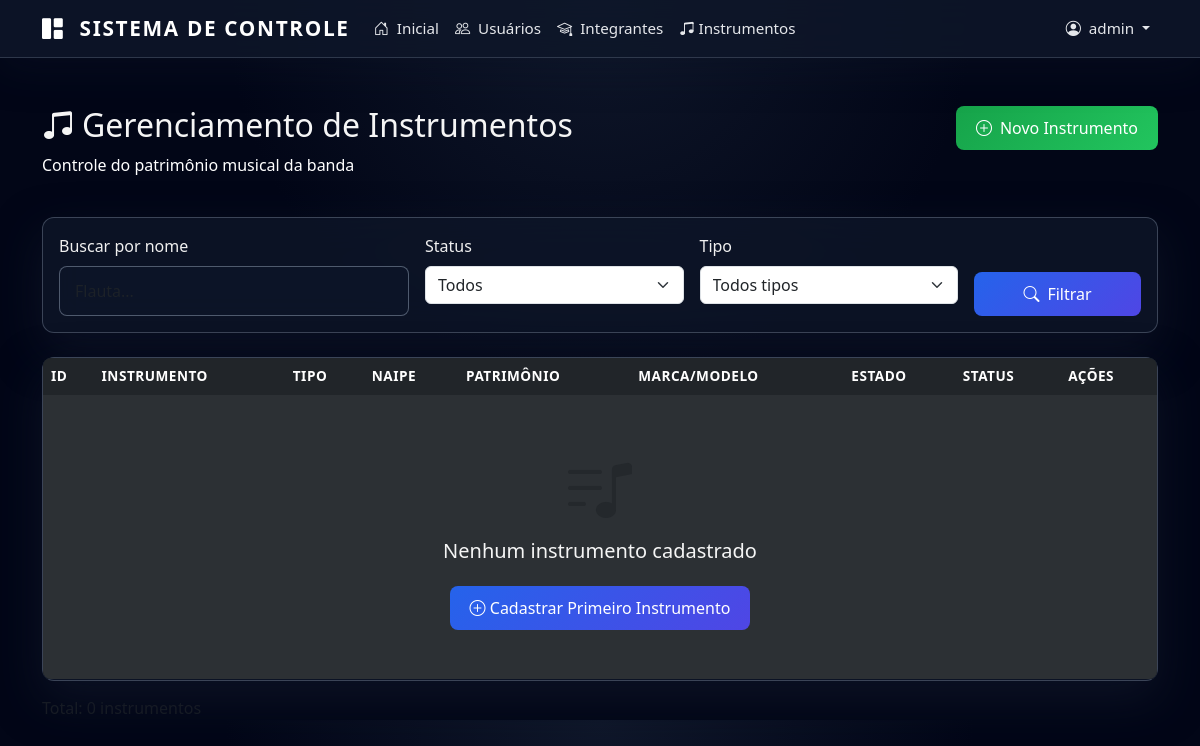
/admin/instrumentos (signed in), run on an earlier commit of the app's database.
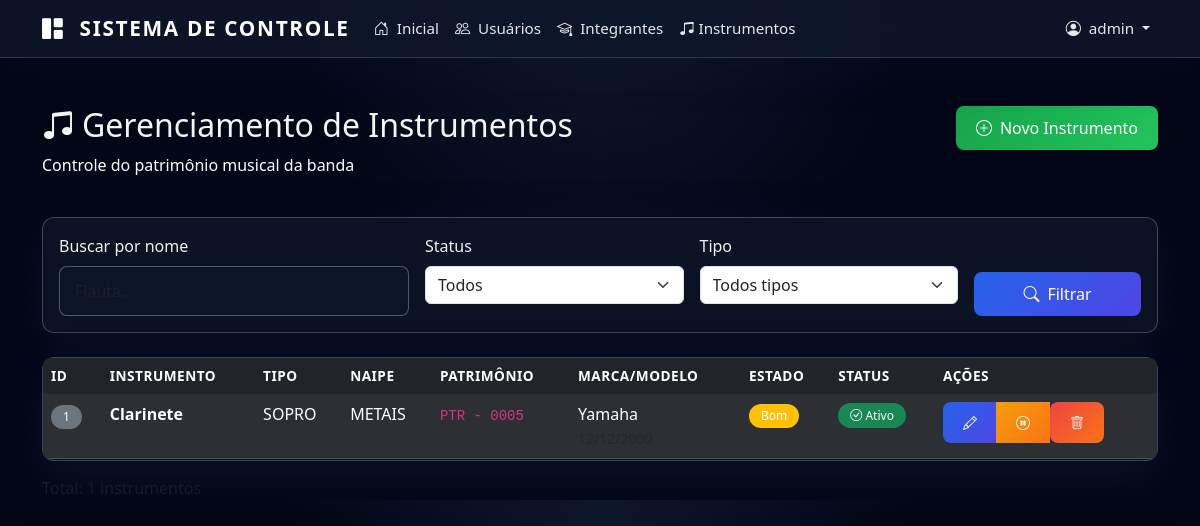
And on a later commit of the database.
### app/models.py (models this page shows, shortened)
class User(UserMixin, db.Model):
    id = db.Column(db.Integer, primary_key=True)
    username = db.Column(db.String(100), unique=True, nullable=False)
    password = db.Column(db.String(255), nullable=False)
    is_admin = db.Column(db.Boolean, default=False)
    is_active = db.Column(db.Boolean, default=True)
    must_change_password = db.Column(db.Boolean, default=True)
    login_attempts = db.Column(db.Integer, default=0)
    blocked_until = db.Column(db.DateTime, nullable=True)

class Instrumento(db.Model):
    id = db.Column(db.Integer, primary_key=True)
    nome = db.Column(db.String(100), nullable=False)
    tipo_id = db.Column(db.Integer, db.ForeignKey('tipo_instrumento.id'))
    naipe_id = db.Column(db.Integer, db.ForeignKey('naipe.id'))
    patrimonio = db.Column(db.String(50), unique=True)
    marca = db.Column(db.String(100))
    modelo = db.Column(db.String(100))
    estado = db.Column(db.String(50))  # Novo, Bom, Regular, Ruim
    data_aquisicao = db.Column(db.Date)
    observacoes = db.Column(db.Text)
    ativo = db.Column(db.Boolean, default=True)
    alunos = db.relationship('AlunoInstrumento', backref='instrumento', lazy=True, cascade='all, delete-orphan')

class TipoInstrumento(db.Model):
    id = db.Column(db.Integer, primary_key=True)
    nome = db.Column(db.String(50), nullable=False)
    instrumentos = db.relationship('Instrumento', backref='tipo', lazy=True)

class Naipe(db.Model):
    id = db.Column(db.Integer, primary_key=True)
    nome = db.Column(db.String(100), nullable=False)
    instrumentos = db.relationship('Instrumento', backref='naipe', lazy=True)

### app/routes.py (the view)
@main_bp.route("/admin/instrumentos")
@login_required
def listar_instrumentos():
    nome_busca = request.args.get('busca', '')
    ativo_filter = request.args.get('ativo', '')
    tipo_filter = request.args.get('tipo_id', '')
    query = Instrumento.query
    if nome_busca:
        query = query.filter(Instrumento.nome.ilike(f'%{nome_busca}%'))
    if ativo_filter == '1':
        query = query.filter(Instrumento.ativo == True)
    elif ativo_filter == '0':
        query = query.filter(Instrumento.ativo == False)
    if tipo_filter:
        query = query.filter(Instrumento.tipo_id == int(tipo_filter))
    instrumentos = query.order_by(Instrumento.nome).all()
    tipos_instrumento = TipoInstrumento.query.all()
    return render_template("admin_instrumentos.html",
                          instrumentos=instrumentos,
                          tipos_instrumento=tipos_instrumento,
                          busca=nome_busca,
                          ativo_filter=ativo_filter,
                          tipo_filter=tipo_filter)

### app/__init__.py (called while the page is built)
@login_manager.user_loader
def load_user(user_id):
    from .models import User
    return User.query.get(int(user_id))

### templates/admin_instrumentos.html (shortened to what this page needs)
{% extends "base.html" %}
{% block content %}
<div class="container mt-5 fade-in">
  <div class="row mb-4">
    <div class="col-md-8">
      <h2><i class="bi bi-music-note-beamed me-2"></i>Gerenciamento de Instrumentos</h2>
      <p class="text-white">Controle do patrimônio musical da banda</p>
    </div>
    <div class="col-md-4 text-md-end">
      {% if current_user.is_admin %}
      <a href="{{ url_for('main.criar_instrumento') }}" class="btn btn-success">
        <i class="bi bi-plus-circle me-2"></i>Novo Instrumento
      </a>
      {% endif %}
    </div>
  </div>
  <div class="card mb-4">
    <div class="card-body">
      <form method="GET" action="{{ url_for('main.listar_instrumentos') }}" class="row g-3">
        <div class="col-md-4">
          <label for="busca" class="form-label">Buscar por nome</label>
          <input type="text" name="busca" id="busca" class="form-control" value="{{ busca }}" placeholder="Flauta...">
        </div>
        <div class="col-md-3">
          <label for="ativo" class="form-label">Status</label>
          <select name="ativo" id="ativo" class="form-select">
            <option value="">Todos</option>
          </select>
        </div>
        <div class="col-md-3">
          <label for="tipo_id" class="form-label">Tipo</label>
          <select name="tipo_id" id="tipo_id" class="form-select">
            <option value="">Todos tipos</option>
          </select>
        </div>
        <div class="col-md-2 d-flex align-items-end">
          <button type="submit" class="btn btn-primary w-100">
            <i class="bi bi-search me-2"></i>Filtrar
          </button>
        </div>
      </form>
    </div>
  </div>
  <div class="card">
    <div class="card-body p-0">
      <div class="table-responsive">
        <table class="table table-dark table-striped table-hover mb-0">
          <thead class="table-dark">
            <tr>
              <th>ID</th>
              <th>Instrumento</th>
              <th>Tipo</th>
              <th>Naipe</th>
              <th>Patrimônio</th>
              <th>Marca/Modelo</th>
              <th>Estado</th>
              <th>Status</th>
              <th>Ações</th>
            </tr>
          </thead>
          <tbody>
            {% for inst in instrumentos %}
            <tr>
              <td><span class="badge bg-secondary">{{ inst.id }}</span></td>
              <td><strong>{{ inst.nome }}</strong></td>
              <td>{{ inst.tipo.nome if inst.tipo else '-' }}</td>
              <td>{{ inst.naipe.nome if inst.naipe else '-' }}</td>
              <td><code>{{ inst.patrimonio or '-' }}</code></td>
              <td>
                {{ inst.marca or '' }} {{ inst.modelo or '' }}<br>
                <small class="text-muted">
                </small>
              </td>
              <td>
                <span class="badge {{ 'bg-success' if inst.estado == 'Novo' else 'bg-warning' if inst.estado == 'Bom' else 'bg-info' if inst.estado == 'Regular' else 'bg-danger' }}">
                  {{ inst.estado or 'Não definido' }}
                </span>
              </td>
              <td>
                {% if inst.ativo %}
                  <span class="badge bg-success"><i class="bi bi-check-circle"></i> Ativo</span>
                {% else %}
                  <span class="badge bg-danger"><i class="bi bi-x-circle"></i> Inativo</span>
                {% endif %}
              </td>
              <td>
                <div class="btn-group">
                  <a href="{{ url_for('main.editar_instrumento', instrumento_id=inst.id) }}" class="btn btn-sm btn-primary">
                    <i class="bi bi-pencil"></i>
                  </a>
                  <a href="{{ url_for('main.toggle_instrumento', instrumento_id=inst.id) }}"
                     class="btn btn-sm {{ 'btn-warning' if inst.ativo else 'btn-success' }}">
                    <i class="bi {{ 'bi-pause-circle' if inst.ativo else 'bi-play-circle' }}"></i>
                  </a>
                  <form action="{{ url_for('main.excluir_instrumento', instrumento_id=inst.id) }}" method="POST" style="display:inline">
                    <button class="btn btn-sm btn-danger" onclick="return confirm('Excluir {{ inst.nome }}?')">
                      <i class="bi bi-trash"></i>
                    </button>
                  </form>
                </div>
              </td>
            </tr>
            {% else %}
            <tr>
              <td colspan="9" class="text-center py-5">
                <i class="bi bi-music-note-list text-muted" style="font-size: 4rem;"></i>
                <h5>Nenhum instrumento cadastrado</h5>
                <a href="{{ url_for('main.criar_instrumento') }}" class="btn btn-primary mt-3">
                  <i class="bi bi-plus-circle"></i> Cadastrar Primeiro Instrumento
                </a>
              </td>
            </tr>
            {% endfor %}
          </tbody>
        </table>
      </div>
    </div>
  </div>
  <div class="mt-3 text-muted">
    Total: {{ instrumentos|length }} instrumentos
  </div>
</div>
{% endblock %}

### templates/base.html (shortened to what this page needs)
<!DOCTYPE html>
<html lang="pt-br">
<head>
  <link href="https://cdn.jsdelivr.net/npm/bootstrap@5.3.8/dist/css/bootstrap.min.css" rel="stylesheet">
  <link rel="stylesheet" href="https://cdn.jsdelivr.net/npm/bootstrap-icons@1.11.3/font/bootstrap-icons.min.css">
  <link rel="stylesheet" href="{{ url_for('static', filename='css/style.css') }}">
</head>
<body>
  {% if current_user.is_authenticated %}
  <nav class="navbar navbar-expand-md navbar-dark">
    <div class="container">
      <a class="navbar-brand" href="{{ url_for('main.dashboard') }}">
        <i class="bi bi-grid-1x2-fill me-2"></i> Sistema de Controle
      </a>
      <div class="collapse navbar-collapse" id="navbarNav">
        <ul class="navbar-nav me-auto">
          <li class="nav-item">
            <a class="nav-link" href="{{ url_for('main.dashboard') }}">
              <i class="bi bi-house-door me-1"></i> Inicial
            </a>
          </li>
          {% if current_user.is_admin %}
          <li class="nav-item">
            <a class="nav-link" href="{{ url_for('main.listar_usuarios') }}">
              <i class="bi bi-people me-1"></i> Usuários
            </a>
          </li>
          {% endif %}
          <li class="nav-item">
            <a class="nav-link" href="{{ url_for('main.listar_alunos') }}">
              <i class="bi bi-mortarboard me-1"></i> Integrantes
            </a>
          </li>
          <li class="nav-item">
            <a class="nav-link" href="{{ url_for('main.listar_instrumentos') }}">
              <i class="bi bi-music-note-beamed"></i> Instrumentos
            </a>
          </li>
        </ul>
        <ul class="navbar-nav">
          <li class="nav-item dropdown">
            <a class="nav-link dropdown-toggle" href="#" role="button" data-bs-toggle="dropdown" aria-expanded="false">
              <i class="bi bi-person-circle me-1"></i> {{ current_user.username }}
            </a>
          </li>
        </ul>
      </div>
    </div>
  </nav>
  {% endif %}
  <main class="{% if not current_user.is_authenticated %}min-vh-100{% endif %}">
    {% block content %}{% endblock %}
  </main>
</body>
</html>

### static/css/style.css (style rules this page uses)
:root { --primary-color: #0f172a; --secondary-color: #1e293b; --accent-color: #2563eb; --highlight-color: #e94560; --text-light: #e5e7eb; --text-muted: #9ca3af; --surface-color: #ffffff; --surface-muted: rgba(15, 23, 42, 0.04); --success-color: #22c55e; --warning-color: #facc15; --danger-color: #ef4444; }
body { font-family: system-ui, -apple-system, BlinkMacSystemFont, 'Segoe UI', Tahoma, Geneva, Verdana, sans-serif; background: radial-gradient(circle at top, #0f172a 0, #020617 40%, #020617 100%); color: #e5e7eb; }
.navbar { background: rgba(15, 23, 42, 0.85) !important; backdrop-filter: blur(16px); -webkit-backdrop-filter: blur(16px); border-bottom: 1px solid rgba(148, 163, 184, 0.25); box-shadow: 0 10px 40px rgba(15, 23, 42, 0.35); }
.navbar-brand { font-weight: 700; font-size: 1.3rem; letter-spacing: 0.08em; text-transform: uppercase; }
.nav-link { font-weight: 500; font-size: 0.95rem; color: #e5e7eb !important; transition: color 0.25s ease, opacity 0.25s ease; }
.card { border: none; border-radius: 12px; background: rgba(15, 23, 42, 0.75); backdrop-filter: blur(18px); -webkit-backdrop-filter: blur(18px); border: 1px solid rgba(148, 163, 184, 0.35); box-shadow: 0 18px 45px rgba(15, 23, 42, 0.7); transition: transform 0.3s ease, box-shadow 0.3s ease; }
.btn { border-radius: 8px; font-weight: 500; padding: 10px 20px; transition: all 0.3s ease; }
.btn-success { background: linear-gradient(135deg, #16a34a, #22c55e); border: none; }
.btn-primary { background: linear-gradient(135deg, #2563eb, #4f46e5); border: none; }
.btn-warning { background: linear-gradient(135deg, #f59e0b, #f97316); border: none; color: white; }
.btn-danger { background: linear-gradient(135deg, #ef4444, #f97316); border: none; color: #f9fafb; }
.table { border-radius: 8px; overflow: hidden; }
.table-dark { background-color: var(--primary-color); }
.table thead th { border-bottom: none; font-weight: 600; text-transform: uppercase; font-size: 0.85rem; letter-spacing: 0.5px; }
.table tbody tr { transition: background-color 0.2s ease; }
.badge { padding: 6px 12px; border-radius: 20px; font-weight: 500; font-size: 0.75rem; }
.form-control { border-radius: 8px; border: 1px solid rgba(148, 163, 184, 0.5); padding: 12px 15px; transition: all 0.3s ease; background-color: rgba(15, 23, 42, 0.65); color: #e5e7eb; }
.form-label { font-weight: 500; color: #f0f0f0; margin-bottom: 8px; }
h2, h3, h4, h5, h6 { color: #f5f5f5; }
p { color: #d0d0d0; }
.fade-in { animation: fadeIn 0.5s ease-out; }

What changed in the data, as far as the page shows it:
added Instrumento: id "1", nome "Clarinete", tipo "SOPRO", naipe "METAIS", patrimonio "PTR - 0005", marca "Yamaha", estado "Bom", ativo True (drawn)
Also different on the page:
text no longer shown: "Nenhum instrumento cadastrado Cadastrar Primeiro Instrumento"
